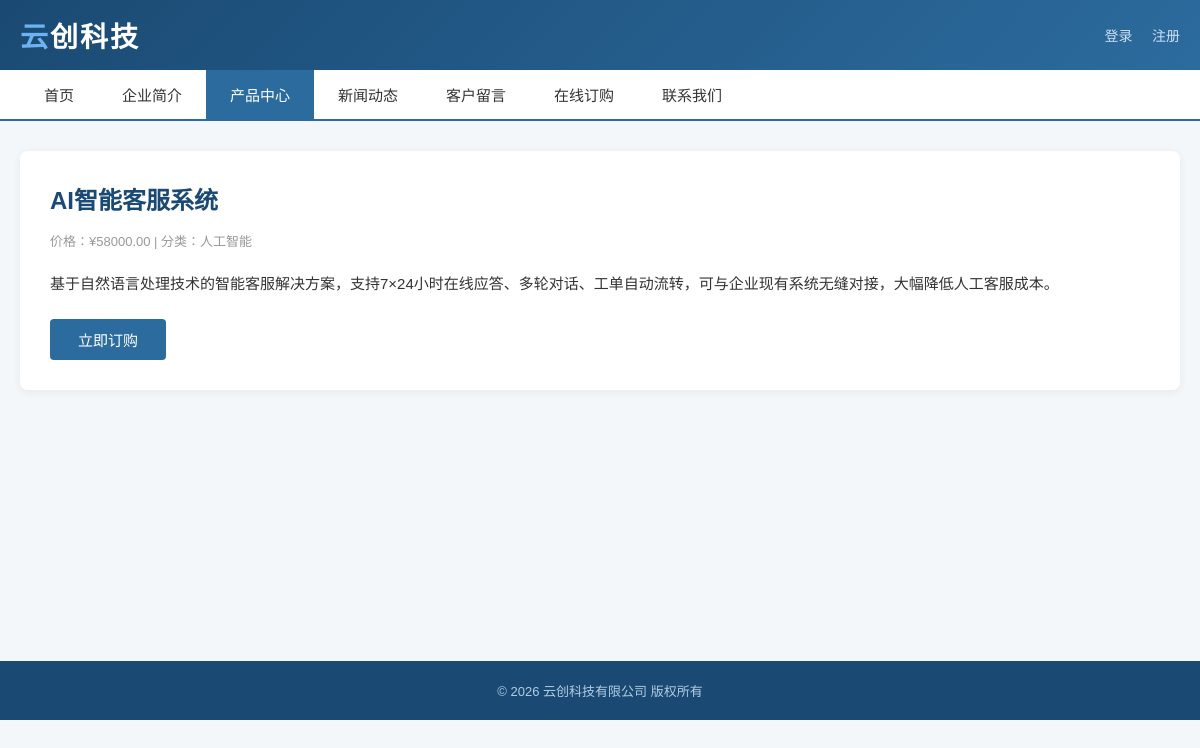
The app's page /product_detail.php?id=2 with its own data.
### tables this page shows
CREATE TABLE products (
  id INT AUTO_INCREMENT PRIMARY KEY,
  name VARCHAR(200) NOT NULL,
  category VARCHAR(50),
  price DECIMAL(10,2),
  image VARCHAR(200),
  description TEXT,
  create_time DATETIME DEFAULT NOW()
) DEFAULT;

### product_detail.php (the view, shortened to what this page needs)
<?php require_once 'db.php';
$id = intval($_GET['id']);
$row = mysqli_fetch_assoc(mysqli_query($conn, "SELECT * FROM products WHERE id=$id"));
?>
<!DOCTYPE html>
<html>
<head>
<link href="css/style.css" rel="stylesheet" type="text/css"/>
</head>
<body>
<div class="header">
  <div class="logo">
    <h1><span>云</span>创科技</h1>
    <?php include "top.php"; ?>
  </div>
</div>
<div class="nav"><?php include "nav.php"; ?></div>
<div class="container">
  <div class="detail-box">
    <h2><?=htmlspecialchars($row['name'])?></h2>
    <div class="meta">价格：¥<?=$row['price']?> | 分类：<?=htmlspecialchars($row['category'])?></div>
    <div class="content">
      <p><?=nl2br(htmlspecialchars($row['description']))?></p>
    </div>
    <p style="margin-top:20px;"><a href="order.php?pid=<?=$row['id']?>" class="btn">立即订购</a></p>
  </div>
</div>
<div class="footer">
  <p>© 2026 云创科技有限公司 版权所有</p>
</div>
</body>
</html>

### css/style.css (style rules this page uses)
* { margin: 0; padding: 0; box-sizing: border-box; }
body { font-family: "Microsoft YaHei", sans-serif; background: #f4f7fa; color: #333; }
a { text-decoration: none; color: #2c6b9e; }
.header { background: linear-gradient(135deg, #1a4a73, #2c6b9e); color: #fff; padding: 15px 0; }
.header .logo { display: flex; align-items: center; justify-content: space-between; max-width: 1200px; margin: 0 auto; padding: 0 20px; }
.header .logo h1 { font-size: 28px; letter-spacing: 2px; }
.header .logo h1 span { color: #6db3f2; }
.nav { background: #fff; border-bottom: 2px solid #2c6b9e; }
.container { max-width: 1200px; margin: 0 auto; padding: 30px 20px; min-height: 500px; }
.btn { display: inline-block; padding: 10px 28px; background: #2c6b9e; color: #fff; border: none; border-radius: 4px; font-size: 15px; cursor: pointer; transition: 0.3s; }
.footer { background: #1a4a73; color: #b0cce5; text-align: center; padding: 20px 0; font-size: 13px; margin-top: 40px; }
.detail-box { background: #fff; padding: 30px; border-radius: 8px; box-shadow: 0 2px 10px rgba(0,0,0,0.06); }
.detail-box h2 { color: #1a4a73; margin-bottom: 15px; }
.detail-box .meta { color: #999; font-size: 13px; margin-bottom: 20px; }
.detail-box .content { line-height: 1.9; font-size: 15px; }

### records on screen
products: name "AI智能客服系统", price "58000.00", category "人工智能", description "基于自然语言处理技术的智能客服解决方案，支持7×24小时在线应答、多轮对话、工单自动流转，可与企业现有系统无缝对接，大幅降低人工客服成本。"
